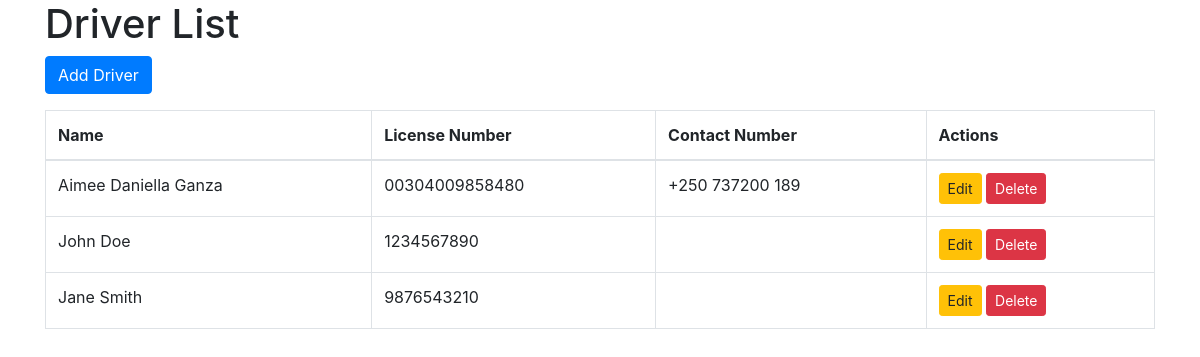
/transport/drivers/ (signed in), run on an earlier commit of the app's database.
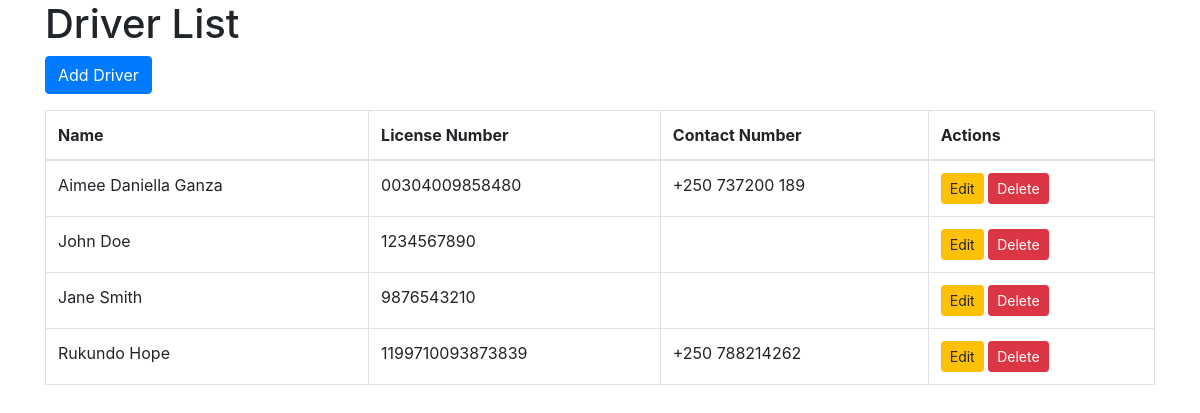
And on a later commit of the database.
### transport/models.py (models this page shows, shortened)
class Driver(models.Model):
    name = models.CharField(max_length=100)
    license_number = models.CharField(max_length=50)
    contact_number = models.CharField(max_length=15)

### transport/views.py (the view)
# urls.py: path('drivers/', driver_list, name='driver_list'),
@login_required
def driver_list(request):
    drivers = Driver.objects.all()
    return render(request, 'transport/driver_list.html', {'drivers': drivers})

### transport/templates/transport/driver_list.html (shortened to what this page needs)
<!DOCTYPE html>
<html lang="en">
<head>
    <link rel="stylesheet" href="https://maxcdn.bootstrapcdn.com/bootstrap/4.5.2/css/bootstrap.min.css">
</head>
<body>
    <div class="container">
        <h1>Driver List</h1>
        <a href="{% url 'transport:add_driver' %}" class="btn btn-primary">Add Driver</a>
        <table class="table table-bordered mt-3">
            <thead>
                <tr>
                    <th>Name</th>
                    <th>License Number</th>
                    <th>Contact Number</th>
                    <th>Actions</th>
                </tr>
            </thead>
            <tbody>
                {% for driver in drivers %}
                <tr>
                    <td>{{ driver.name }}</td>
                    <td>{{ driver.license_number }}</td>
                    <td>{{ driver.contact_number }}</td>
                    <td>
                        <a href="{% url 'transport:edit_driver' driver.id %}" class="btn btn-warning btn-sm">Edit</a>
                        <a href="{% url 'transport:delete_driver' driver.id %}" class="btn btn-danger btn-sm">Delete</a>
                    </td>
                </tr>
                {% endfor %}
            </tbody>
        </table>
    </div>
</body>
</html>

What changed in the data, as far as the page shows it:
added Driver: name "Rukundo Hope", license_number "1199710093873839", contact_number "+250 788214262"
